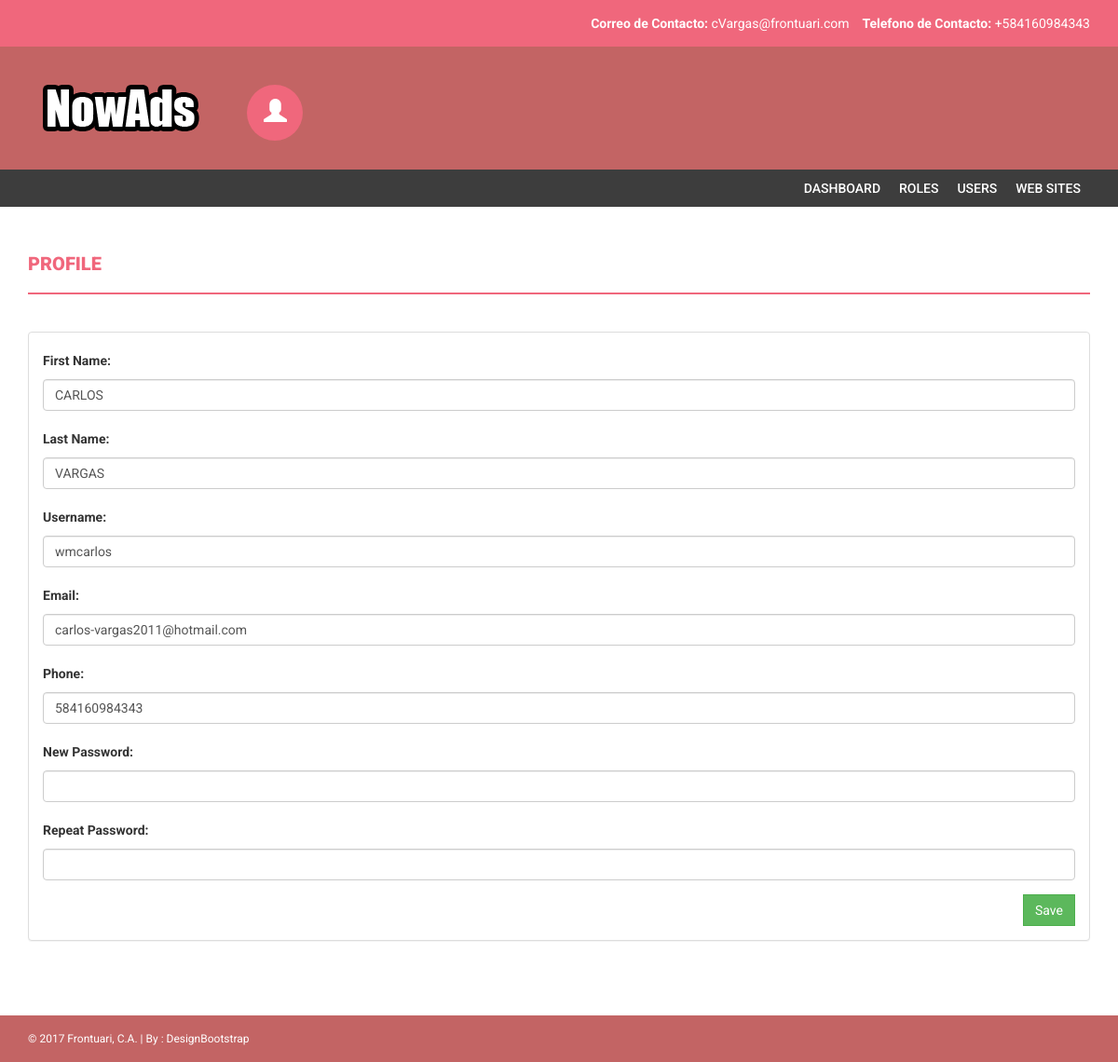
The app's page /?v=profile (signed in) with its own data.
### tables this page shows
CREATE TABLE IF NOT EXISTS `na_user` (
  `user_id` int(11) NOT NULL AUTO_INCREMENT,
  `role_id` int(11) NOT NULL,
  `created` timestamp NOT NULL DEFAULT CURRENT_TIMESTAMP,
  `updated` timestamp NOT NULL DEFAULT '0000-00-00 00:00:00',
  `first_name` varchar(40) NOT NULL,
  `last_name` varchar(40) NOT NULL,
  `username` varchar(30) NOT NULL,
  `email` varchar(255) NOT NULL,
  `phone` varchar(30) NOT NULL,
  `password` varchar(100) NOT NULL,
  `isactive` char(1) NOT NULL DEFAULT 'Y',
  PRIMARY KEY (`user_id`),
  KEY `fk_role_id` (`role_id`)
);

### body.php (called while the page is built)
<?php
  setview();
?>

### loader.php (called while the page is built, shortened)
<?php
	getbody();
?>

### index.php (called while the page is built, shortened)
<?php
    include(ABSPATH . "loader.php");
?>

### controllers/controller_profile.php (called while the page is built, shortened)
<?php
	require_once(models() . "model_user.php");
	$objUser = new model_user();
	$objUser->user_id = $_SESSION["user_id"];
	$objUser->first_name = strtoupper($_POST["txtfirst_name"]);
	$objUser->last_name = strtoupper($_POST["txtlast_name"]);
	$objUser->username = $_POST["txtusername"];
	$objUser->email = $_POST["txtemail"];
	$objUser->phone = $_POST["txtphone"];
	$objUser->password = $_POST["txtpassword"];
	$operation = $_REQUEST["operation"];
	switch ($operation) {
		default:
			$arr = $objUser->get();
			if(count($arr) > 0){
				$first_name = $arr[0]["first_name"];
				$last_name = $arr[0]["last_name"];
				$username = $arr[0]["username"];
				$email = $arr[0]["email"];
				$phone = $arr[0]["phone"];
			}
		break;
	}
?>

### models/model_user.php (called while the page is built, shortened)
<?php
	require_once(models() . "model_db.php");
	class model_user extends model_db{
		private $user_id,
				$role_id,
				$created,
				$updated,
				$first_name,
				$last_name,
				$username,
				$email,
				$phone,
				$password,
				$isactive;
		public function __construct(){
			$this->user_id = null;
		}
		public function get($t="only"){
			$t = strtolower($t);
			$sql = "";
			switch ($t) {
				case 'only':
					$sql = "select * from na_user where user_id = $this->user_id";
				break;
			}
			$this->setquery($sql);
			while($row = $this->getdata()){
				$arr[] = $row;
			}
			return $arr;
		}
	}
?>

### models/model_db.php (called while the page is built, shortened)
<?php
	class model_db{
		private $server,
				$user,
				$password,
				$db,
				$result,
				$con;
		private function connect(){
			$this->server = "localhost";
			$this->user = "root";
			$this->password = "123456";
			$this->db = "nowads";
			$this->con = mysql_connect($this->server,$this->user,$this->password) or die ("Error al Intentar Conectar con el Servidor " . mysql_error());
		}
		protected function setquery($sql){
			$this->result = mysql_query($sql, $this->con) or die ("Error al Realizar la Consulta ". mysql_error());
			return mysql_affected_rows();
		}
		protected function getdata(){
			return mysql_fetch_array($this->result);
		}
	}
?>

### views/view_profile.php (the view, shortened to what this page needs)
<div class="content-wrapper">
    <div class="container">
        <div class="row">
            <div class="col-md-12">
                <h4 class="page-head-line">Profile</h4>
            </div>
        </div>
        <div class="row">
            <div class="col-md-12">
                <div class="panel panel-default">
                    <div class="panel-body">
                        <form name="fprofile" id="fprofile" action="?v=profile" method="post">
                            <div class="form-group">
                                <label for="txtfirst_name">First Name:</label>
                                <input type="text" name="txtfirst_name" class="form-control" id="txtfirst_name" value="<?php print $first_name; ?>">
                            </div>
                            <div class="form-group">
                                <label for="txtlast_name">Last Name:</label>
                                <input type="text" name="txtlast_name" class="form-control" id="txtlast_name" value="<?php print $last_name; ?>">
                            </div>
                            <div class="form-group">
                                <label for="txtusername">Username:</label>
                                <input type="text" name="txtusername" class="form-control" id="txtusername" value="<?php print $username; ?>">
                            </div>
                            <div class="form-group">
                                <label for="txtemail">Email:</label>
                                <input type="text" name="txtemail" class="form-control" id="txtemail" value="<?php print $email; ?>">
                            </div>
                            <div class="form-group">
                                <label for="txtphone">Phone:</label>
                                <input type="text" name="txtphone" class="form-control" id="txtphone" value="<?php print $phone; ?>">
                            </div>
                            <div class="form-group">
                                <label for="txtnewpassword">New Password:</label>
                                <input type="password" name="txtnewpassword" class="form-control" id="txtnewpassword">
                            </div>
                            <div class="form-group">
                                <label for="txtrepeatpassword">Repeat Password:</label>
                                <input type="password" name="txtrepeatpassword" class="form-control" id="txtrepeatpassword">
                            </div>
                            <button type="submit" name="btnsave" class="btn btn-success pull-right">Save</button>
                        </form>
                    </div>
                </div>
            </div>
        </div>
    </div>
</div>

### views/css/style.css (style rules this page uses)
body { font-family: 'Roboto', sans-serif; line-height: 30px; }
.content-wrapper { margin-top: 40px; min-height: 600px; padding-bottom: 60px; }
.page-head-line { font-weight: 900; padding-bottom: 20px; border-bottom: 2px solid #F0677C; text-transform: uppercase; color: #F0677C; font-size: 20px; margin-bottom: 40px; }
.btn { border-radius: 0px; -webkit-border-radius: 0px; -moz-border-radius: 0px; }

### records on screen
na_user: txtfirst_name "CARLOS", txtlast_name "VARGAS", txtusername "wmcarlos", txtemail "carlos-vargas2011@hotmail.com", txtphone "584160984343"
